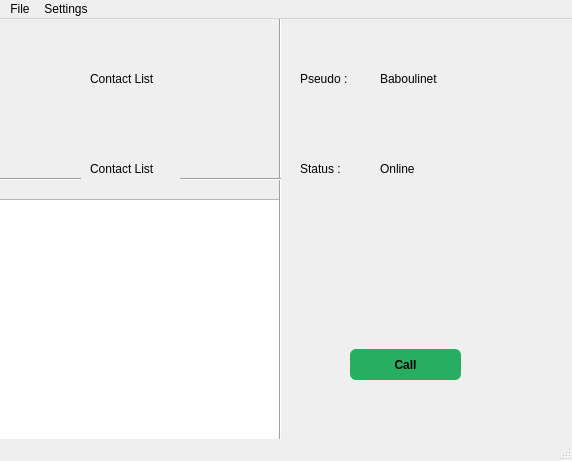
<?xml version="1.0" encoding="UTF-8"?>
<ui version="4.0">
 <class>MainView</class>
 <widget class="QMainWindow" name="MainView">
  <property name="geometry">
   <rect>
    <x>0</x>
    <y>0</y>
    <width>572</width>
    <height>461</height>
   </rect>
  </property>
  <property name="windowTitle">
   <string>Babel</string>
  </property>
  <widget class="QWidget" name="centralwidget">
   <widget class="QListWidget" name="contactList">
    <property name="geometry">
     <rect>
      <x>-10</x>
      <y>180</y>
      <width>291</width>
      <height>261</height>
     </rect>
    </property>
    <property name="lineWidth">
     <number>0</number>
    </property>
   </widget>
   <widget class="Line" name="line">
    <property name="geometry">
     <rect>
      <x>0</x>
      <y>150</y>
      <width>81</width>
      <height>21</height>
     </rect>
    </property>
    <property name="orientation">
     <enum>Qt::Horizontal</enum>
    </property>
   </widget>
   <widget class="Line" name="line_2">
    <property name="geometry">
     <rect>
      <x>270</x>
      <y>-10</y>
      <width>20</width>
      <height>511</height>
     </rect>
    </property>
    <property name="orientation">
     <enum>Qt::Vertical</enum>
    </property>
   </widget>
   <widget class="QLabel" name="label">
    <property name="geometry">
     <rect>
      <x>90</x>
      <y>140</y>
      <width>141</width>
      <height>20</height>
     </rect>
    </property>
    <property name="text">
     <string>Contact List</string>
    </property>
   </widget>
   <widget class="Line" name="line_3">
    <property name="geometry">
     <rect>
      <x>180</x>
      <y>150</y>
      <width>101</width>
      <height>21</height>
     </rect>
    </property>
    <property name="orientation">
     <enum>Qt::Horizontal</enum>
    </property>
   </widget>
   <widget class="Line" name="line_4">
    <property name="geometry">
     <rect>
      <x>980</x>
      <y>310</y>
      <width>20</width>
      <height>511</height>
     </rect>
    </property>
    <property name="orientation">
     <enum>Qt::Vertical</enum>
    </property>
   </widget>
   <widget class="QListWidget" name="contactList_2">
    <property name="geometry">
     <rect>
      <x>720</x>
      <y>500</y>
      <width>261</width>
      <height>311</height>
     </rect>
    </property>
    <property name="lineWidth">
     <number>0</number>
    </property>
   </widget>
   <widget class="Line" name="line_5">
    <property name="geometry">
     <rect>
      <x>710</x>
      <y>480</y>
      <width>81</width>
      <height>16</height>
     </rect>
    </property>
    <property name="orientation">
     <enum>Qt::Horizontal</enum>
    </property>
   </widget>
   <widget class="QLabel" name="label_2">
    <property name="geometry">
     <rect>
      <x>800</x>
      <y>470</y>
      <width>141</width>
      <height>20</height>
     </rect>
    </property>
    <property name="text">
     <string>Contact List</string>
    </property>
   </widget>
   <widget class="Line" name="line_6">
    <property name="geometry">
     <rect>
      <x>890</x>
      <y>480</y>
      <width>101</width>
      <height>20</height>
     </rect>
    </property>
    <property name="orientation">
     <enum>Qt::Horizontal</enum>
    </property>
   </widget>
   <widget class="QLabel" name="pseudo">
    <property name="geometry">
     <rect>
      <x>90</x>
      <y>50</y>
      <width>141</width>
      <height>20</height>
     </rect>
    </property>
    <property name="text">
     <string>Contact List</string>
    </property>
   </widget>
   <widget class="QLabel" name="pseudo_2">
    <property name="geometry">
     <rect>
      <x>300</x>
      <y>50</y>
      <width>141</width>
      <height>20</height>
     </rect>
    </property>
    <property name="text">
     <string>Pseudo :</string>
    </property>
   </widget>
   <widget class="QLabel" name="pseudo_3">
    <property name="geometry">
     <rect>
      <x>300</x>
      <y>140</y>
      <width>141</width>
      <height>20</height>
     </rect>
    </property>
    <property name="text">
     <string>Status :</string>
    </property>
   </widget>
   <widget class="QLabel" name="pseudo_4">
    <property name="geometry">
     <rect>
      <x>380</x>
      <y>50</y>
      <width>141</width>
      <height>20</height>
     </rect>
    </property>
    <property name="text">
     <string>Baboulinet</string>
    </property>
   </widget>
   <widget class="QLabel" name="status">
    <property name="geometry">
     <rect>
      <x>380</x>
      <y>140</y>
      <width>141</width>
      <height>20</height>
     </rect>
    </property>
    <property name="text">
     <string>Online</string>
    </property>
   </widget>
   <widget class="QWidget" name="widget" native="true">
    <property name="geometry">
     <rect>
      <x>490</x>
      <y>120</y>
      <width>51</width>
      <height>51</height>
     </rect>
    </property>
   </widget>
   <widget class="QPushButton" name="pushButton">
    <property name="geometry">
     <rect>
      <x>350</x>
      <y>330</y>
      <width>111</width>
      <height>31</height>
     </rect>
    </property>
    <property name="font">
     <font>
      <weight>75</weight>
      <bold>true</bold>
     </font>
    </property>
    <property name="styleSheet">
     <string notr="true">QPushButton {
        border: 1px solid #FFFFF;
		font-color:rgb(255,255,255)f;
        border-radius: 6px;
    	background-color: #27ae60;
    }
    QPushButton:hover {
        border: 1px solid #333333;
        background-color: #3498db;
    }
    QPushButton:pressed {
        border: 1px solid #333333;
        background-color: #ffffff;
    }</string>
    </property>
    <property name="text">
     <string>Call</string>
    </property>
   </widget>
  </widget>
  <widget class="QMenuBar" name="menubar">
   <property name="geometry">
    <rect>
     <x>0</x>
     <y>0</y>
     <width>572</width>
     <height>20</height>
    </rect>
   </property>
   <widget class="QMenu" name="menuFil">
    <property name="title">
     <string>File</string>
    </property>
    <addaction name="actionAdd_contact"/>
    <addaction name="actionSearch_contact"/>
    <addaction name="actionDeconnection"/>
    <addaction name="separator"/>
    <addaction name="actionDonate"/>
    <addaction name="actionAbout"/>
   </widget>
   <widget class="QMenu" name="menuSettings">
    <property name="title">
     <string>Settings</string>
    </property>
    <addaction name="separator"/>
    <addaction name="actionView_profile"/>
   </widget>
   <addaction name="menuFil"/>
   <addaction name="menuSettings"/>
  </widget>
  <widget class="QStatusBar" name="statusbar"/>
  <action name="actionAdd_contact">
   <property name="text">
    <string>Add contact</string>
   </property>
   <property name="font">
    <font>
     <pointsize>8</pointsize>
    </font>
   </property>
  </action>
  <action name="actionSearch_contact">
   <property name="text">
    <string>Search contact</string>
   </property>
  </action>
  <action name="actionAbout">
   <property name="text">
    <string>About</string>
   </property>
  </action>
  <action name="actionDeconnection">
   <property name="text">
    <string>Deconnection</string>
   </property>
  </action>
  <action name="actionDonate">
   <property name="text">
    <string>Donate</string>
   </property>
  </action>
  <action name="actionView_profile">
   <property name="text">
    <string>View profile</string>
   </property>
  </action>
 </widget>
 <resources/>
 <connections/>
</ui>
